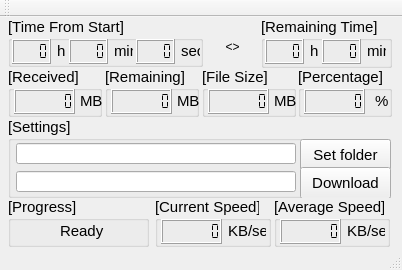
<?xml version="1.0" encoding="UTF-8"?>
<ui version="4.0">
 <class>MainWindow</class>
 <widget class="QMainWindow" name="MainWindow">
  <property name="windowModality">
   <enum>Qt::NonModal</enum>
  </property>
  <property name="geometry">
   <rect>
    <x>0</x>
    <y>0</y>
    <width>402</width>
    <height>270</height>
   </rect>
  </property>
  <property name="sizePolicy">
   <sizepolicy hsizetype="Preferred" vsizetype="Preferred">
    <horstretch>1</horstretch>
    <verstretch>0</verstretch>
   </sizepolicy>
  </property>
  <property name="minimumSize">
   <size>
    <width>402</width>
    <height>270</height>
   </size>
  </property>
  <property name="maximumSize">
   <size>
    <width>402</width>
    <height>270</height>
   </size>
  </property>
  <property name="windowTitle">
   <string>Download Manager</string>
  </property>
  <property name="windowOpacity">
   <double>1.000000000000000</double>
  </property>
  <widget class="QWidget" name="centralWidget">
   <widget class="QGroupBox" name="currentGroupBox">
    <property name="geometry">
     <rect>
      <x>155</x>
      <y>180</y>
      <width>116</width>
      <height>50</height>
     </rect>
    </property>
    <property name="font">
     <font>
      <family>Lucida Grande</family>
      <pointsize>11</pointsize>
     </font>
    </property>
    <property name="layoutDirection">
     <enum>Qt::LeftToRight</enum>
    </property>
    <property name="autoFillBackground">
     <bool>false</bool>
    </property>
    <property name="title">
     <string>[Current Speed]</string>
    </property>
    <property name="flat">
     <bool>false</bool>
    </property>
    <property name="checkable">
     <bool>false</bool>
    </property>
    <widget class="QLCDNumber" name="currentSpeedLcdNum">
     <property name="geometry">
      <rect>
       <x>6</x>
       <y>22</y>
       <width>61</width>
       <height>25</height>
      </rect>
     </property>
     <property name="font">
      <font>
       <weight>75</weight>
       <bold>true</bold>
      </font>
     </property>
     <property name="digitCount">
      <number>7</number>
     </property>
     <property name="segmentStyle">
      <enum>QLCDNumber::Flat</enum>
     </property>
    </widget>
    <widget class="QLabel" name="currentSpeedLabel">
     <property name="geometry">
      <rect>
       <x>73</x>
       <y>24</y>
       <width>38</width>
       <height>20</height>
      </rect>
     </property>
     <property name="font">
      <font>
       <pointsize>11</pointsize>
      </font>
     </property>
     <property name="text">
      <string>KB/sec</string>
     </property>
    </widget>
   </widget>
   <widget class="QGroupBox" name="averageGroupBox">
    <property name="geometry">
     <rect>
      <x>274</x>
      <y>180</y>
      <width>116</width>
      <height>50</height>
     </rect>
    </property>
    <property name="font">
     <font>
      <family>Lucida Grande</family>
      <pointsize>11</pointsize>
     </font>
    </property>
    <property name="title">
     <string>[Average Speed]</string>
    </property>
    <widget class="QLabel" name="averageSpeedLabel">
     <property name="geometry">
      <rect>
       <x>73</x>
       <y>24</y>
       <width>38</width>
       <height>20</height>
      </rect>
     </property>
     <property name="font">
      <font>
       <family>Lucida Grande</family>
       <pointsize>11</pointsize>
      </font>
     </property>
     <property name="text">
      <string>KB/sec</string>
     </property>
    </widget>
    <widget class="QLCDNumber" name="averageSpeedLcdNum">
     <property name="geometry">
      <rect>
       <x>6</x>
       <y>22</y>
       <width>61</width>
       <height>25</height>
      </rect>
     </property>
     <property name="font">
      <font>
       <family>Lucida Grande</family>
       <weight>50</weight>
       <bold>false</bold>
      </font>
     </property>
     <property name="digitCount">
      <number>7</number>
     </property>
     <property name="segmentStyle">
      <enum>QLCDNumber::Flat</enum>
     </property>
    </widget>
   </widget>
   <widget class="QGroupBox" name="settingsGroupBox">
    <property name="geometry">
     <rect>
      <x>8</x>
      <y>100</y>
      <width>383</width>
      <height>81</height>
     </rect>
    </property>
    <property name="font">
     <font>
      <family>Lucida Grande</family>
      <pointsize>11</pointsize>
     </font>
    </property>
    <property name="focusPolicy">
     <enum>Qt::NoFocus</enum>
    </property>
    <property name="title">
     <string>[Settings]</string>
    </property>
    <widget class="QPushButton" name="chooseFolderButton">
     <property name="geometry">
      <rect>
       <x>292</x>
       <y>22</y>
       <width>91</width>
       <height>32</height>
      </rect>
     </property>
     <property name="font">
      <font>
       <family>Lucida Grande</family>
       <pointsize>11</pointsize>
      </font>
     </property>
     <property name="cursor">
      <cursorShape>PointingHandCursor</cursorShape>
     </property>
     <property name="focusPolicy">
      <enum>Qt::NoFocus</enum>
     </property>
     <property name="text">
      <string>Set folder</string>
     </property>
    </widget>
    <widget class="QPushButton" name="downloadButton">
     <property name="geometry">
      <rect>
       <x>292</x>
       <y>50</y>
       <width>91</width>
       <height>32</height>
      </rect>
     </property>
     <property name="font">
      <font>
       <family>Lucida Grande</family>
       <pointsize>11</pointsize>
      </font>
     </property>
     <property name="cursor">
      <cursorShape>PointingHandCursor</cursorShape>
     </property>
     <property name="focusPolicy">
      <enum>Qt::NoFocus</enum>
     </property>
     <property name="text">
      <string>Download</string>
     </property>
    </widget>
    <widget class="QLineEdit" name="urlLineEdit">
     <property name="geometry">
      <rect>
       <x>8</x>
       <y>54</y>
       <width>280</width>
       <height>21</height>
      </rect>
     </property>
     <property name="font">
      <font>
       <family>Lucida Grande</family>
       <pointsize>11</pointsize>
      </font>
     </property>
     <property name="focusPolicy">
      <enum>Qt::ClickFocus</enum>
     </property>
    </widget>
    <widget class="QLineEdit" name="folderLineEdit">
     <property name="geometry">
      <rect>
       <x>8</x>
       <y>26</y>
       <width>280</width>
       <height>21</height>
      </rect>
     </property>
     <property name="font">
      <font>
       <family>Lucida Grande</family>
       <pointsize>11</pointsize>
      </font>
     </property>
     <property name="focusPolicy">
      <enum>Qt::ClickFocus</enum>
     </property>
    </widget>
    <zorder>chooseFolderButton</zorder>
    <zorder>downloadButton</zorder>
    <zorder>urlLineEdit</zorder>
    <zorder>folderLineEdit</zorder>
    <zorder>progressroupBox</zorder>
    <zorder>progressroupBox</zorder>
    <zorder>progressroupBox</zorder>
   </widget>
   <widget class="QGroupBox" name="timeFromStartGroupBox">
    <property name="geometry">
     <rect>
      <x>8</x>
      <y>0</y>
      <width>195</width>
      <height>50</height>
     </rect>
    </property>
    <property name="font">
     <font>
      <family>Lucida Grande</family>
      <pointsize>11</pointsize>
     </font>
    </property>
    <property name="layoutDirection">
     <enum>Qt::LeftToRight</enum>
    </property>
    <property name="autoFillBackground">
     <bool>false</bool>
    </property>
    <property name="title">
     <string>[Time From Start]</string>
    </property>
    <property name="flat">
     <bool>false</bool>
    </property>
    <property name="checkable">
     <bool>false</bool>
    </property>
    <widget class="QLCDNumber" name="startSecLcdNum">
     <property name="geometry">
      <rect>
       <x>128</x>
       <y>22</y>
       <width>39</width>
       <height>25</height>
      </rect>
     </property>
     <property name="font">
      <font>
       <weight>75</weight>
       <bold>true</bold>
      </font>
     </property>
     <property name="digitCount">
      <number>4</number>
     </property>
     <property name="segmentStyle">
      <enum>QLCDNumber::Flat</enum>
     </property>
    </widget>
    <widget class="QLabel" name="startSecLabel">
     <property name="geometry">
      <rect>
       <x>173</x>
       <y>24</y>
       <width>19</width>
       <height>20</height>
      </rect>
     </property>
     <property name="font">
      <font>
       <pointsize>11</pointsize>
      </font>
     </property>
     <property name="text">
      <string>sec</string>
     </property>
    </widget>
    <widget class="QLabel" name="startMinLabel">
     <property name="geometry">
      <rect>
       <x>106</x>
       <y>24</y>
       <width>19</width>
       <height>20</height>
      </rect>
     </property>
     <property name="font">
      <font>
       <pointsize>11</pointsize>
      </font>
     </property>
     <property name="text">
      <string>min</string>
     </property>
    </widget>
    <widget class="QLCDNumber" name="startMinLcdNum">
     <property name="geometry">
      <rect>
       <x>61</x>
       <y>22</y>
       <width>39</width>
       <height>25</height>
      </rect>
     </property>
     <property name="font">
      <font>
       <weight>75</weight>
       <bold>true</bold>
      </font>
     </property>
     <property name="digitCount">
      <number>4</number>
     </property>
     <property name="segmentStyle">
      <enum>QLCDNumber::Flat</enum>
     </property>
    </widget>
    <widget class="QLabel" name="startHourLabel">
     <property name="geometry">
      <rect>
       <x>49</x>
       <y>24</y>
       <width>14</width>
       <height>20</height>
      </rect>
     </property>
     <property name="font">
      <font>
       <pointsize>11</pointsize>
      </font>
     </property>
     <property name="text">
      <string>h</string>
     </property>
    </widget>
    <widget class="QLCDNumber" name="startHourLcdNum">
     <property name="geometry">
      <rect>
       <x>4</x>
       <y>22</y>
       <width>39</width>
       <height>25</height>
      </rect>
     </property>
     <property name="font">
      <font>
       <weight>75</weight>
       <bold>true</bold>
      </font>
     </property>
     <property name="digitCount">
      <number>4</number>
     </property>
     <property name="segmentStyle">
      <enum>QLCDNumber::Flat</enum>
     </property>
    </widget>
   </widget>
   <widget class="QGroupBox" name="remainingTimeGroupBox">
    <property name="geometry">
     <rect>
      <x>261</x>
      <y>0</y>
      <width>131</width>
      <height>51</height>
     </rect>
    </property>
    <property name="font">
     <font>
      <family>Lucida Grande</family>
      <pointsize>11</pointsize>
     </font>
    </property>
    <property name="layoutDirection">
     <enum>Qt::LeftToRight</enum>
    </property>
    <property name="autoFillBackground">
     <bool>false</bool>
    </property>
    <property name="title">
     <string>[Remaining Time]</string>
    </property>
    <property name="flat">
     <bool>false</bool>
    </property>
    <property name="checkable">
     <bool>false</bool>
    </property>
    <widget class="QLabel" name="remainingMinLabel">
     <property name="geometry">
      <rect>
       <x>106</x>
       <y>24</y>
       <width>19</width>
       <height>20</height>
      </rect>
     </property>
     <property name="font">
      <font>
       <pointsize>11</pointsize>
      </font>
     </property>
     <property name="text">
      <string>min</string>
     </property>
    </widget>
    <widget class="QLCDNumber" name="remainingMinLcdNum">
     <property name="geometry">
      <rect>
       <x>61</x>
       <y>22</y>
       <width>39</width>
       <height>25</height>
      </rect>
     </property>
     <property name="font">
      <font>
       <weight>75</weight>
       <bold>true</bold>
      </font>
     </property>
     <property name="digitCount">
      <number>4</number>
     </property>
     <property name="segmentStyle">
      <enum>QLCDNumber::Flat</enum>
     </property>
    </widget>
    <widget class="QLabel" name="remainingHourLabel">
     <property name="geometry">
      <rect>
       <x>49</x>
       <y>24</y>
       <width>14</width>
       <height>20</height>
      </rect>
     </property>
     <property name="font">
      <font>
       <pointsize>11</pointsize>
      </font>
     </property>
     <property name="text">
      <string>h</string>
     </property>
    </widget>
    <widget class="QLCDNumber" name="remainingHourLcdNum">
     <property name="geometry">
      <rect>
       <x>4</x>
       <y>22</y>
       <width>39</width>
       <height>25</height>
      </rect>
     </property>
     <property name="font">
      <font>
       <weight>75</weight>
       <bold>true</bold>
      </font>
     </property>
     <property name="digitCount">
      <number>4</number>
     </property>
     <property name="segmentStyle">
      <enum>QLCDNumber::Flat</enum>
     </property>
    </widget>
   </widget>
   <widget class="QGroupBox" name="receivedFileGroupBox">
    <property name="geometry">
     <rect>
      <x>8</x>
      <y>50</y>
      <width>94</width>
      <height>50</height>
     </rect>
    </property>
    <property name="font">
     <font>
      <family>Lucida Grande</family>
      <pointsize>11</pointsize>
     </font>
    </property>
    <property name="layoutDirection">
     <enum>Qt::LeftToRight</enum>
    </property>
    <property name="autoFillBackground">
     <bool>false</bool>
    </property>
    <property name="title">
     <string>[Received]</string>
    </property>
    <property name="flat">
     <bool>false</bool>
    </property>
    <property name="checkable">
     <bool>false</bool>
    </property>
    <widget class="QLCDNumber" name="receivedFileLcdNum">
     <property name="geometry">
      <rect>
       <x>6</x>
       <y>22</y>
       <width>61</width>
       <height>25</height>
      </rect>
     </property>
     <property name="font">
      <font>
       <weight>75</weight>
       <bold>true</bold>
      </font>
     </property>
     <property name="smallDecimalPoint">
      <bool>false</bool>
     </property>
     <property name="digitCount">
      <number>7</number>
     </property>
     <property name="segmentStyle">
      <enum>QLCDNumber::Flat</enum>
     </property>
    </widget>
    <widget class="QLabel" name="receivedFileLabel">
     <property name="geometry">
      <rect>
       <x>72</x>
       <y>24</y>
       <width>22</width>
       <height>20</height>
      </rect>
     </property>
     <property name="font">
      <font>
       <pointsize>11</pointsize>
      </font>
     </property>
     <property name="text">
      <string>MB</string>
     </property>
    </widget>
   </widget>
   <widget class="QGroupBox" name="fileSizeGroupBox">
    <property name="geometry">
     <rect>
      <x>202</x>
      <y>50</y>
      <width>94</width>
      <height>50</height>
     </rect>
    </property>
    <property name="font">
     <font>
      <family>Lucida Grande</family>
      <pointsize>11</pointsize>
     </font>
    </property>
    <property name="layoutDirection">
     <enum>Qt::LeftToRight</enum>
    </property>
    <property name="autoFillBackground">
     <bool>false</bool>
    </property>
    <property name="title">
     <string>[File Size]</string>
    </property>
    <property name="flat">
     <bool>false</bool>
    </property>
    <property name="checkable">
     <bool>false</bool>
    </property>
    <widget class="QLCDNumber" name="fileSizeLcdNum">
     <property name="geometry">
      <rect>
       <x>6</x>
       <y>22</y>
       <width>61</width>
       <height>25</height>
      </rect>
     </property>
     <property name="font">
      <font>
       <weight>75</weight>
       <bold>true</bold>
      </font>
     </property>
     <property name="digitCount">
      <number>7</number>
     </property>
     <property name="segmentStyle">
      <enum>QLCDNumber::Flat</enum>
     </property>
    </widget>
    <widget class="QLabel" name="fileSizeLabel">
     <property name="geometry">
      <rect>
       <x>72</x>
       <y>24</y>
       <width>22</width>
       <height>20</height>
      </rect>
     </property>
     <property name="font">
      <font>
       <pointsize>11</pointsize>
      </font>
     </property>
     <property name="text">
      <string>MB</string>
     </property>
    </widget>
   </widget>
   <widget class="QGroupBox" name="remainingFileGroupBox">
    <property name="geometry">
     <rect>
      <x>105</x>
      <y>50</y>
      <width>94</width>
      <height>50</height>
     </rect>
    </property>
    <property name="font">
     <font>
      <family>Lucida Grande</family>
      <pointsize>11</pointsize>
     </font>
    </property>
    <property name="layoutDirection">
     <enum>Qt::LeftToRight</enum>
    </property>
    <property name="autoFillBackground">
     <bool>false</bool>
    </property>
    <property name="title">
     <string>[Remaining]</string>
    </property>
    <property name="flat">
     <bool>false</bool>
    </property>
    <property name="checkable">
     <bool>false</bool>
    </property>
    <widget class="QLCDNumber" name="remainingFileLcdNum">
     <property name="geometry">
      <rect>
       <x>6</x>
       <y>22</y>
       <width>61</width>
       <height>25</height>
      </rect>
     </property>
     <property name="font">
      <font>
       <weight>75</weight>
       <bold>true</bold>
      </font>
     </property>
     <property name="smallDecimalPoint">
      <bool>false</bool>
     </property>
     <property name="digitCount">
      <number>7</number>
     </property>
     <property name="segmentStyle">
      <enum>QLCDNumber::Flat</enum>
     </property>
    </widget>
    <widget class="QLabel" name="remainingFileLabel">
     <property name="geometry">
      <rect>
       <x>72</x>
       <y>24</y>
       <width>22</width>
       <height>20</height>
      </rect>
     </property>
     <property name="font">
      <font>
       <pointsize>11</pointsize>
      </font>
     </property>
     <property name="text">
      <string>MB</string>
     </property>
    </widget>
    <zorder>remainingFileLcdNum</zorder>
    <zorder>remainingFileLabel</zorder>
    <zorder>progressroupBox</zorder>
   </widget>
   <widget class="QGroupBox" name="percentageGroupBox">
    <property name="geometry">
     <rect>
      <x>298</x>
      <y>50</y>
      <width>94</width>
      <height>50</height>
     </rect>
    </property>
    <property name="font">
     <font>
      <family>Lucida Grande</family>
      <pointsize>11</pointsize>
     </font>
    </property>
    <property name="layoutDirection">
     <enum>Qt::LeftToRight</enum>
    </property>
    <property name="autoFillBackground">
     <bool>false</bool>
    </property>
    <property name="title">
     <string>[Percentage]</string>
    </property>
    <property name="flat">
     <bool>false</bool>
    </property>
    <property name="checkable">
     <bool>false</bool>
    </property>
    <widget class="QLCDNumber" name="percentageLcdNum">
     <property name="geometry">
      <rect>
       <x>6</x>
       <y>22</y>
       <width>61</width>
       <height>25</height>
      </rect>
     </property>
     <property name="font">
      <font>
       <weight>75</weight>
       <bold>true</bold>
      </font>
     </property>
     <property name="digitCount">
      <number>7</number>
     </property>
     <property name="segmentStyle">
      <enum>QLCDNumber::Flat</enum>
     </property>
    </widget>
    <widget class="QLabel" name="percentageLabel">
     <property name="geometry">
      <rect>
       <x>77</x>
       <y>24</y>
       <width>15</width>
       <height>20</height>
      </rect>
     </property>
     <property name="font">
      <font>
       <pointsize>11</pointsize>
      </font>
     </property>
     <property name="text">
      <string>%</string>
     </property>
    </widget>
   </widget>
   <widget class="QLabel" name="label">
    <property name="geometry">
     <rect>
      <x>212</x>
      <y>10</y>
      <width>41</width>
      <height>41</height>
     </rect>
    </property>
    <property name="layoutDirection">
     <enum>Qt::LeftToRight</enum>
    </property>
    <property name="text">
     <string>&lt;&gt;</string>
    </property>
    <property name="alignment">
     <set>Qt::AlignCenter</set>
    </property>
   </widget>
   <widget class="QGroupBox" name="progressroupBox">
    <property name="geometry">
     <rect>
      <x>8</x>
      <y>180</y>
      <width>141</width>
      <height>50</height>
     </rect>
    </property>
    <property name="font">
     <font>
      <family>Lucida Grande</family>
      <pointsize>11</pointsize>
     </font>
    </property>
    <property name="layoutDirection">
     <enum>Qt::LeftToRight</enum>
    </property>
    <property name="autoFillBackground">
     <bool>false</bool>
    </property>
    <property name="title">
     <string>[Progress]</string>
    </property>
    <property name="flat">
     <bool>false</bool>
    </property>
    <property name="checkable">
     <bool>false</bool>
    </property>
    <widget class="QLabel" name="readyLabel">
     <property name="geometry">
      <rect>
       <x>52</x>
       <y>24</y>
       <width>61</width>
       <height>20</height>
      </rect>
     </property>
     <property name="font">
      <font>
       <family>Lucida Grande</family>
       <pointsize>11</pointsize>
      </font>
     </property>
     <property name="text">
      <string>Ready</string>
     </property>
    </widget>
   </widget>
  </widget>
  <widget class="QMenuBar" name="menuBar">
   <property name="geometry">
    <rect>
     <x>0</x>
     <y>0</y>
     <width>402</width>
     <height>22</height>
    </rect>
   </property>
  </widget>
  <widget class="QToolBar" name="mainToolBar">
   <attribute name="toolBarArea">
    <enum>TopToolBarArea</enum>
   </attribute>
   <attribute name="toolBarBreak">
    <bool>false</bool>
   </attribute>
  </widget>
  <widget class="QStatusBar" name="statusBar"/>
 </widget>
 <layoutdefault spacing="6" margin="11"/>
 <resources/>
 <connections/>
</ui>
